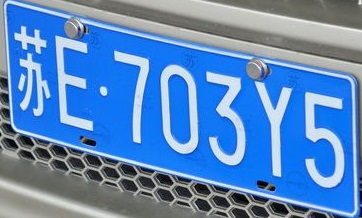
//> input picture resource/plate2.jpg, 362 x 218 px
$ ./connectedDomain   (built with g++ and OpenCV 4, the #if around main switched on)
//> lines starting //> are read from the running program, lines starting //| are printed output that depends on the picture; after the words box and inside, x2 and y2 are one past the last pixel; in counts of white or black regions, pixels touching at a corner belong together
### opencvFirst/EnableSW.h
#pragma once


//#define DETECTFACE
//#define PLAYAVI
#define IMAGEROI

### opencvFirst/connectedDomain.cpp
#include <cv.h>
#include <highgui.h>
#include <iostream>
#include "EnableSW.h"

using namespace std;
using namespace cv;

#ifdef CONNECTEDDOMAIN

int main(int argc, char** argv)
{
	IplImage *src = cvLoadImage("..\\resource\\plate2.jpg", CV_LOAD_IMAGE_GRAYSCALE);
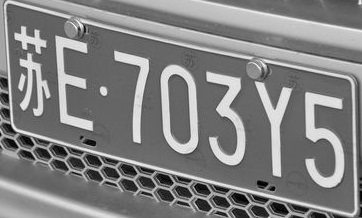
//> src: 218 rows x 362 cols, CV_8UC1; min 0, max 255, mean 129.2
	IplImage *dst = cvCreateImage(cvGetSize(src), 8, 3);
	IplImage *rec_src = cvCreateImage(cvGetSize(src), 8, 1);
	Mat matdst;
	CvMemStorage* storage = cvCreateMemStorage(0);
	CvSeq* contour = 0;

	GaussianBlur(cvarrToMat(src), matdst, Size(5, 5), 0, 0);
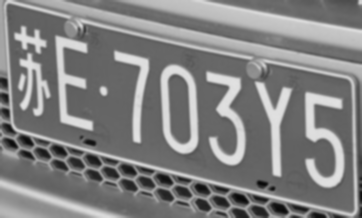
//> matdst: 218 rows x 362 cols, CV_8UC1; min 7, max 227, mean 129.1
	src = cvCloneImage(&IplImage(matdst));
	cvThreshold(src, src, 200, 255, CV_THRESH_BINARY);
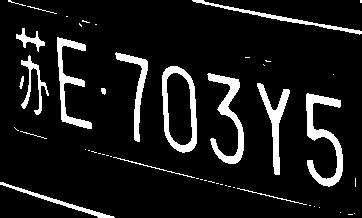
//> src: 218 rows x 362 cols, CV_8UC1; 10% white; 50 white regions (33 under 20 px)
	cvNamedWindow("RawSource", 1);
	cvShowImage("RawSource", src);
	cvCopy(src, rec_src);

	int contour_num = cvFindContours(src, storage, &contour, sizeof(CvContour), CV_RETR_CCOMP, CV_CHAIN_APPROX_SIMPLE);
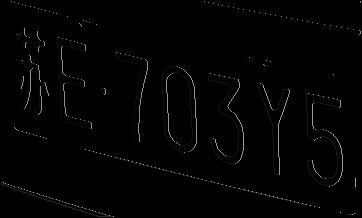
//> src: 218 rows x 362 cols, CV_8UC1; 10.01% of pixels changed, all inside (x1, y1, x2, y2) = (0, 0, 362, 218)
//> contour = 50 contours, 38 with area under 20; largest, box (x1, y1, x2, y2) and area: (162, 66, 197, 153) 2446, (306, 93, 343, 187) 1066, (207, 73, 244, 164) 910, (57, 37, 92, 129) 745, (257, 83, 290, 175) 712; contour_num = 51
	cvZero(dst);
	CvSeq *_contour = contour;
	double maxarea = 0;
	double minarea = 500;
	int m = 0;
	for (; contour != 0; contour = contour->h_next)
	{
		double temparea = fabs(cvContourArea(contour));
		if (temparea < minarea)
		{
			cvSeqRemove(contour, 0);
			continue;
		}
		CvRect arect = cvBoundingRect(contour, 0);
		if (temparea > maxarea)
			maxarea = temparea;
		m++;
		CvScalar color = CV_RGB(0, 255, 255);
		cvDrawContours(dst, contour, color, color, -1, 1, 8);
		cvRectangle(rec_src, cvPoint(arect.x, arect.y), cvPoint(arect.x + arect.width, arect.y + arect.height), color);
	}
//> this loop made 50 passes
//> (temparea, arect, maxarea) on passes 29, 35: (1065.5, Rect(306, 93, 37, 94), 1065.5), (2445.5, Rect(162, 66, 35, 87), 2445.5)
//> temparea on passes 13, 19, 32, 39, 42, 49: 308, 20, 21, 301, 183, 396
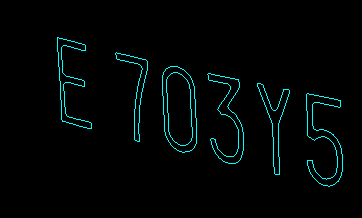
//> dst: 218 rows x 362 cols, CV_8UC3; mean B, G, R 5.6, 5.6, 0
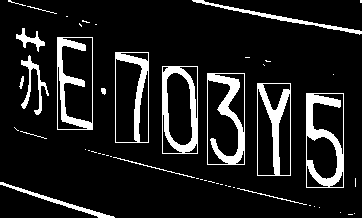
//> rec_src: 218 rows x 362 cols, CV_8UC1; 11.8% white; 50 white regions (33 under 20 px), largest, box (x1, y1, x2, y2) and area: (306, 93, 344, 188) 1477, (207, 73, 245, 165) 1305, (162, 66, 198, 154) 1292
//> after the loop, contour = 0 contours; maxarea = 2445.5; m = 6
	// [14 lines of commented-out code are left out]
	cvNamedWindow("Source", 1);
	cvShowImage("Source", rec_src);
	cvNamedWindow("components", 1);
	cvShowImage("components", dst);
	cvWaitKey(0);
	cvDestroyAllWindows();
	cvReleaseImage(&src);
	cvReleaseImage(&dst);
	return 0;
}

#endif // CONNECTEDDOMAIN

$ run again, with resource/plate.jpg copied over resource/plate2.jpg
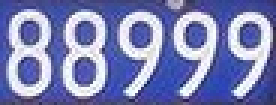
//> input picture resource/plate.jpg, 92 x 35 px (shown 3 times larger)
//> `cvThreshold(src, src, 200, 255, CV_THRESH_BINARY);`:
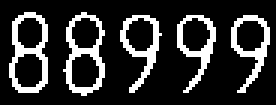
//> src: 35 rows x 92 cols, CV_8UC1 (shown 3 times larger); 18.9% white in thin lines or dots, all inside (x1, y1, x2, y2) = (3, 4, 90, 32)
//> `int contour_num = cvFindContours(src, storage, &contour, sizeof(CvCont..`:
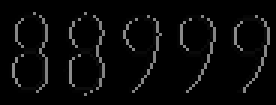
//> src: 35 rows x 92 cols, CV_8UC1 (shown 3 times larger); 18.91% of pixels changed, all inside (x1, y1, x2, y2) = (3, 4, 90, 32)
//> `int contour_num = cvFindContours(src, storage, &contour, sizeof(CvCont..`: contour = 5 contours; box (x1, y1, x2, y2) and area: (21, 4, 35, 32) 262, (3, 4, 16, 31) 262, (40, 5, 54, 31) 156, (77, 5, 90, 31) 154, (59, 5, 72, 31) 152; contour_num = 12
//> the loop `for (; contour != 0; contour = contour->h_next)` made 5 passes
//> (contour, temparea) on pass 5: (1 contour; box (x1, y1, x2, y2) and area: (3, 4, 16, 31) 260, 261.5)
//> after the loop `for (; contour != 0; contour = contour->h_next)`: contour = 0 contours; maxarea = 0
